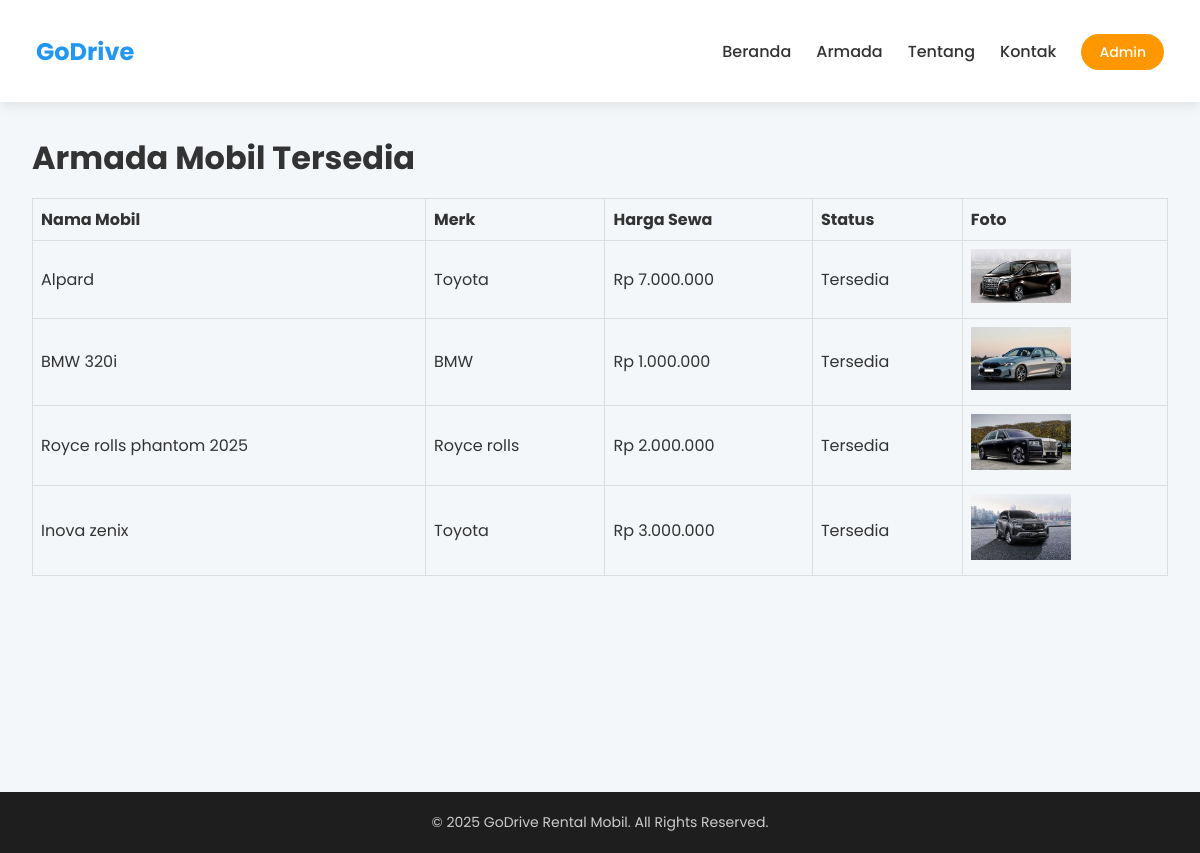
The app's page /armada with its own data.
### tables this page shows
CREATE TABLE rental(
            id INTEGER PRIMARY KEY AUTOINCREMENT,
            nama_mobil TEXT NOT NULL,
            merk TEXT NOT NULL,
            harga_sewa REAL NOT NULL,
            status TEXT NOT NULL,
            foto TEXT
        );

### app.py (the view)
@app.route("/armada")
def armada():
    conn = get_db()
    data = conn.execute(
        "SELECT * FROM rental WHERE status='Tersedia'"
    ).fetchall()
    conn.close()
    return render_template("frontend/armada.html", armada=data)

### app.py (called while the page is built)
@app.template_filter("rupiah")
def format_rupiah(angka):
    try:
        return "Rp {:,}".format(int(float(angka))).replace(",", ".")
    except:
        return "Rp 0"

def get_db():
    conn = sqlite3.connect("stokumkm.db")
    conn.row_factory = sqlite3.Row
    return conn

### templates/frontend/armada.html (shortened to what this page needs)
{% extends "base.html" %}
{% block content %}
<h1>Armada Mobil Tersedia</h1>
<table>
    <thead>
        <tr>
            <th>Nama Mobil</th>
            <th>Merk</th>
            <th>Harga Sewa</th>
            <th>Status</th>
            <th>Foto</th>
        </tr>
    </thead>
    <tbody>
        {% for mobil in armada %}
        <tr>
            <td>{{ mobil.nama_mobil }}</td>
            <td>{{ mobil.merk }}</td>
            <td>{{ mobil.harga_sewa | rupiah }}</td>
            <td>{{ mobil.status }}</td>
            <td>
                {% if mobil.foto %}
                <img src="{{ url_for('static', filename='uploads/' + mobil.foto) }}" alt="{{ mobil.nama_mobil }}" width="100">
                {% else %}
                Tidak Ada Foto
                {% endif %}
            </td>
        </tr>
        {% endfor %}
    </tbody>
</table>
{% endblock %}

### templates/base.html (shortened to what this page needs)
<!DOCTYPE html>
<html lang="id">
<head>
    <link rel="stylesheet" href="/static/uploads/css/style.css">
</head>
<body>
    <header class="navbar">
        <div class="container nav-wrapper">
            <div class="logo">
                <a href="{{ url_for('beranda') }}">GoDrive</a>
            </div>
            <nav>
                <ul class="nav-menu">
                    <li><a href="{{ url_for('beranda') }}">Beranda</a></li>
                    <li><a href="{{ url_for('armada') }}">Armada</a></li>
                    <li><a href="{{ url_for('tentang') }}">Tentang</a></li>
                    <li><a href="{{ url_for('kontak') }}">Kontak</a></li>
                    <li><a href="{{ url_for('admin_index') }}" class="btn-admin">Admin</a></li>
                </ul>
            </nav>
        </div>
    </header>
    <main>
        {% block content %}{% endblock %}
    </main>
    <footer class="footer">
        <div class="container">
            <p>&copy; 2025 GoDrive Rental Mobil. All Rights Reserved.</p>
        </div>
    </footer>
</body>
</html>

### static/uploads/css/style.css (style rules this page uses)
body { font-family: Arial, sans-serif; margin: 0; padding: 0; }
header { background-color: #333; color: #fff; padding: 1rem; }
header ul { list-style: none; padding: 0; display: flex; gap: 1rem; }
header ul li { display: inline; }
header ul li a { color: #fff; text-decoration: none; }
main { padding: 2rem; }
table { width: 100%; border-collapse: collapse; margin-top: 1rem; }
table, th, td { border: 1px solid #ddd; }
th, td { padding: 0.5rem; text-align: left; }
* { margin: 0; padding: 0; box-sizing: border-box; }
body { font-family: 'Poppins', sans-serif; background-color: #f4f7f9; color: #333; }
.container { max-width: 1200px; margin: auto; padding: 0 20px; }
.navbar { background-color: #ffffff; box-shadow: 0 4px 10px rgba(0,0,0,0.08); position: sticky; top: 0; z-index: 100; }
.nav-wrapper { display: flex; justify-content: space-between; align-items: center; height: 70px; }
.logo a { font-size: 24px; font-weight: 700; color: #2196f3; text-decoration: none; }
.nav-menu { list-style: none; display: flex; gap: 25px; }
.nav-menu li a { text-decoration: none; color: #333; font-weight: 500; transition: 0.3s; }
.btn-admin { background-color: #ff9800; color: #fff !important; padding: 8px 18px; border-radius: 20px; font-size: 14px; }
main { min-height: 80vh; }
.footer { background-color: #1e1e1e; color: #ccc; text-align: center; padding: 20px 0; margin-top: 50px; }
.footer p { font-size: 14px; }

### records on screen
rental: nama_mobil "Alpard", merk "Toyota", harga_sewa|rupiah "Rp 7.000.000", status "Tersedia", foto (picture)
rental: nama_mobil "BMW 320i", merk "BMW", harga_sewa|rupiah "Rp 1.000.000", status "Tersedia", foto (picture)
rental: nama_mobil "Royce rolls phantom 2025", merk "Royce rolls", harga_sewa|rupiah "Rp 2.000.000", status "Tersedia", foto (picture)
rental: nama_mobil "Inova zenix", merk "Toyota", harga_sewa|rupiah "Rp 3.000.000", status "Tersedia", foto (picture)
